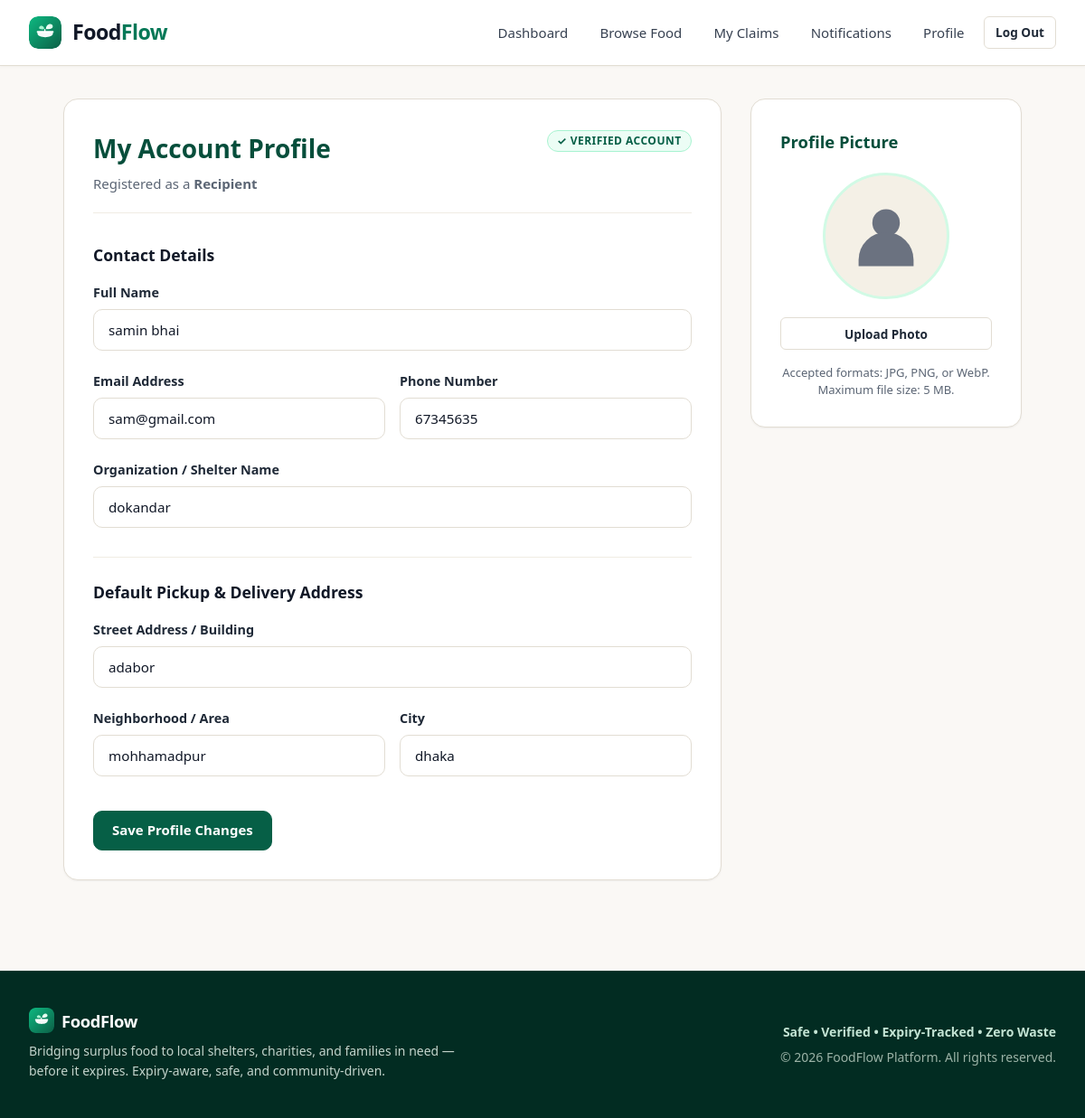
The page /profile/ (signed in) on the database its author committed.
### accounts/models.py (models this page shows, shortened)
class User(AbstractUser):
    ROLE_DONOR = 'donor'
    ROLE_RECIPIENT = 'recipient'
    ROLE_CHOICES = [
        (ROLE_DONOR, 'Donor'),
        (ROLE_RECIPIENT, 'Recipient'),
    ]
    full_name = models.CharField(
        max_length=150,
        blank=True,
        help_text="Full Name of the user"
    )
    role = models.CharField(
        max_length=20,
        choices=ROLE_CHOICES,
        default=ROLE_RECIPIENT,
        help_text="Designates whether this user registers as a food Donor or Recipient."
    )
    phone = models.CharField(
        max_length=20,
        blank=True,
        null=True,
        help_text="Contact telephone number"
    )
    profile_picture = models.ImageField(
        upload_to=user_avatar_path,
        blank=True,
        null=True
    )
    @property
    def is_donor(self):
        return self.role == self.ROLE_DONOR
    @property
    def is_recipient(self):
        return self.role == self.ROLE_RECIPIENT

class Recipient(models.Model):
    RECIPIENT_TYPE_CHOICES = [
        ('ngo', 'NGO / Non-profit'),
        ('individual', 'Individual / Family in need'),
        ('shelter', 'Shelter / Orphanage'),
        ('community_kitchen', 'Community Kitchen / Charity'),
        ('other', 'Other Recipient'),
    ]
    user = models.OneToOneField(
        User,
        on_delete=models.CASCADE,
        related_name='recipient_profile'
    )
    recipient_type = models.CharField(
        max_length=30,
        choices=RECIPIENT_TYPE_CHOICES,
        default='individual'
    )
    organization_name = models.CharField(
        max_length=150,
        blank=True,
        null=True,
        help_text="Organization name (optional for individuals)"
    )
    location = models.ForeignKey(
        'locations.Location',
        on_delete=models.PROTECT,
        related_name='recipients'
    )
    is_verified = models.BooleanField(
        default=False,
        help_text="Designates if this recipient is verified by platform administrators (required to claim food)"
    )
    created_at = models.DateTimeField(auto_now_add=True)
    class Meta:
        verbose_name = "Recipient Profile"
        verbose_name_plural = "Recipient Profiles"

### locations/models.py (models this page shows, shortened)
class Location(models.Model):
    address = models.CharField(max_length=255, help_text="Street address or building details")
    area = models.CharField(max_length=100, db_index=True, help_text="Neighborhood or area name")
    city = models.CharField(max_length=100, db_index=True, help_text="City name")
    latitude = models.DecimalField(max_digits=9, decimal_places=6, null=True, blank=True)
    longitude = models.DecimalField(max_digits=9, decimal_places=6, null=True, blank=True)
    class Meta:
        verbose_name = "Location"
        verbose_name_plural = "Locations"
        indexes = [
            models.Index(fields=['area'], name='loc_area_idx'),
            models.Index(fields=['city'], name='loc_city_idx'),
        ]
        constraints = [
            models.UniqueConstraint(
                fields=['address', 'area', 'city'],
                name='unique_location_address'
            )
        ]

### accounts/views.py (the view)
# urls.py: path('profile/', views.profile_view, name='profile'),
@login_required
def profile_view(request):
    user = request.user
    location = None
    profile = None
    if user.is_donor and hasattr(user, 'donor_profile'):
        profile = user.donor_profile
        location = profile.location
    elif user.is_recipient and hasattr(user, 'recipient_profile'):
        profile = user.recipient_profile
        location = profile.location
    if request.method == 'POST':
        form = ProfileUpdateForm(request.POST, instance=user)
        if form.is_valid():
            with transaction.atomic():
                user = form.save()
                new_loc = Location.get_or_create_location(
                    address=form.cleaned_data['address'],
                    area=form.cleaned_data['area'],
                    city=form.cleaned_data['city']
                )
                if profile:
                    profile.organization_name = form.cleaned_data.get('organization_name', '').strip()
                    profile.location = new_loc
                    profile.save()
                messages.success(request, "Your profile details have been updated successfully.")
                return redirect('accounts:profile')
        else:
            messages.error(request, "Please fix the errors below.")
    else:
        initial_data = {}
        if location:
            initial_data.update({
                'address': location.address,
                'area': location.area,
                'city': location.city,
            })
        if profile:
            initial_data['organization_name'] = profile.organization_name or ''
        form = ProfileUpdateForm(instance=user, initial=initial_data)
    context = {
        'form': form,
        'profile': profile,
        'location': location,
    }
    return render(request, 'accounts/profile.html', context)

### accounts/forms.py (shortened to what this page needs)
class ProfileUpdateForm(forms.ModelForm):
    full_name = forms.CharField(max_length=150, required=True, widget=forms.TextInput(attrs={'class': 'form-input'}))
    organization_name = forms.CharField(max_length=150, required=False, widget=forms.TextInput(attrs={'class': 'form-input'}))
    address = forms.CharField(max_length=255, required=True, widget=forms.TextInput(attrs={'class': 'form-input', 'placeholder': 'Street address'}))
    area = forms.CharField(max_length=100, required=True, widget=forms.TextInput(attrs={'class': 'form-input', 'placeholder': 'e.g. Dhanmondi / Banani / Mirpur / Uttara'}))
    city = forms.CharField(max_length=100, required=True, widget=forms.TextInput(attrs={
        'class': 'form-input',
        'placeholder': 'e.g. Dhaka, Gazipur, Barishal, Savar',
        'list': 'city-suggestions',
        'autocomplete': 'off'
    }))
    class Meta:
        model = User
        fields = ['full_name', 'email', 'phone']
        widgets = {
            'email': forms.EmailInput(attrs={'class': 'form-input'}),
            'phone': forms.TextInput(attrs={'class': 'form-input'}),
        }

### notifications/views.py (called while the page is built)
def unread_notification_context(request):
    if request.user.is_authenticated and request.user.is_recipient and hasattr(request.user, 'recipient_profile'):
        count = Notification.objects.filter(recipient=request.user.recipient_profile, is_read=False).count()
        return {'unread_notifications_count': count}
    return {'unread_notifications_count': 0}

### templates/accounts/profile.html (shortened to what this page needs)
{% extends 'base.html' %}
{% load static %}
{% block content %}
<div class="profile-grid">
    <div class="profile-card">
        <div style="display: flex; justify-content: space-between; align-items: flex-start; margin-bottom: 2rem; flex-wrap: wrap; gap: 1rem; border-bottom: 1px solid var(--color-border-subtle); padding-bottom: 1.25rem;">
            <div>
                <h1 style="color: var(--color-primary-900); font-size: 1.75rem; font-weight: 800; margin: 0 0 0.25rem;">
                    My Account Profile
                </h1>
                <p style="color: var(--color-ink-500); font-size: 0.9375rem; margin: 0;">
                    Registered as a <strong>{{ user.get_role_display }}</strong>
                </p>
            </div>
            <div>
                {% if user.is_superuser or user.is_staff %}
                    <span class="badge badge-available">Staff Administrator</span>
                {% elif profile and profile.is_verified %}
                    <span class="badge badge-available">✓ Verified Account</span>
                {% else %}
                    <span class="badge badge-pending">⏳ Verification Pending</span>
                {% endif %}
            </div>
        </div>
        <form method="post" novalidate>
            <h3 style="color: var(--color-ink-900); font-size: 1.1rem; font-weight: 700; margin-bottom: 1rem;">
                Contact Details
            </h3>
            <div class="form-group">
                <label class="form-label" for="{{ form.full_name.id_for_label }}">Full Name</label>
                {{ form.full_name }}
            </div>
            <div class="form-row">
                <div class="form-group">
                    <label class="form-label" for="{{ form.email.id_for_label }}">Email Address</label>
                    {{ form.email }}
                </div>
                <div class="form-group">
                    <label class="form-label" for="{{ form.phone.id_for_label }}">Phone Number</label>
                    {{ form.phone }}
                </div>
            </div>
            {% if user.is_donor or user.is_recipient %}
            <div class="form-group">
                <label class="form-label" for="{{ form.organization_name.id_for_label }}">
                    {% if user.is_donor %}
                        Business / Restaurant Name
                    {% else %}
                        Organization / Shelter Name
                    {% endif %}
                </label>
                {{ form.organization_name }}
            </div>
            {% endif %}
            <h3 style="color: var(--color-ink-900); font-size: 1.1rem; font-weight: 700; margin: 2rem 0 1rem; border-top: 1px solid var(--color-border-subtle); padding-top: 1.5rem;">
                Default Pickup & Delivery Address
            </h3>
            <div class="form-group">
                <label class="form-label" for="{{ form.address.id_for_label }}">Street Address / Building</label>
                {{ form.address }}
            </div>
            <div class="form-row">
                <div class="form-group">
                    <label class="form-label" for="{{ form.area.id_for_label }}">Neighborhood / Area</label>
                    {{ form.area }}
                </div>
                <div class="form-group">
                    <label class="form-label" for="{{ form.city.id_for_label }}">City</label>
                    {{ form.city }}
                </div>
            </div>
            <button type="submit" class="btn btn-primary" style="margin-top: 1rem;">
                Save Profile Changes
            </button>
        </form>
    </div>
    <aside class="profile-card" style="text-align: center;">
        <h3 style="color: var(--color-primary-900); font-size: 1.15rem; font-weight: 700; margin: 0 0 1.25rem; text-align: left;">
            Profile Picture
        </h3>
        <div class="profile-avatar-wrapper">
            {% if user.profile_picture %}
                <img src="{{ user.profile_picture.url }}" alt="Profile photo of {{ user.full_name|default:user.username }}">
            {% else %}
                <svg viewBox="0 0 100 100" fill="currentColor" aria-hidden="true">
                    <circle cx="50" cy="32" r="19"></circle>
                    <path d="M12 92v-9a38 38 0 0 1 76 0v9z"></path>
                </svg>
            {% endif %}
        </div>
        <div style="display: flex; flex-direction: column; gap: 0.5rem;">
            <form method="post" action="{% url 'accounts:profile_picture_update' %}" enctype="multipart/form-data">
                <label for="profile-picture-input" class="btn btn-secondary btn-sm" style="width: 100%; cursor: pointer;">
                    {% if user.profile_picture %}Change Photo{% else %}Upload Photo{% endif %}
                </label>
            </form>
        </div>
        <p style="color: var(--color-ink-500); font-size: 0.8125rem; margin-top: 1rem; line-height: 1.4;">
            Accepted formats: JPG, PNG, or WebP.<br>Maximum file size: 5 MB.
        </p>
    </aside>
</div>
{% endblock %}

### rows shown on the page
User: role "Recipient", full_name "samin bhai", email "sam@gmail.com", phone "67345635"
Recipient: organization_name "dokandar"
Location: address "adabor", area "mohhamadpur", city "dhaka"
